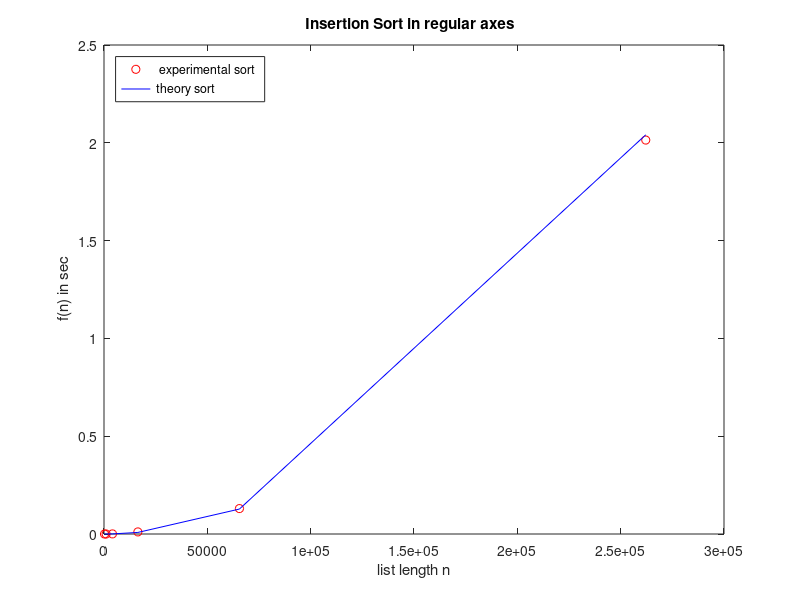
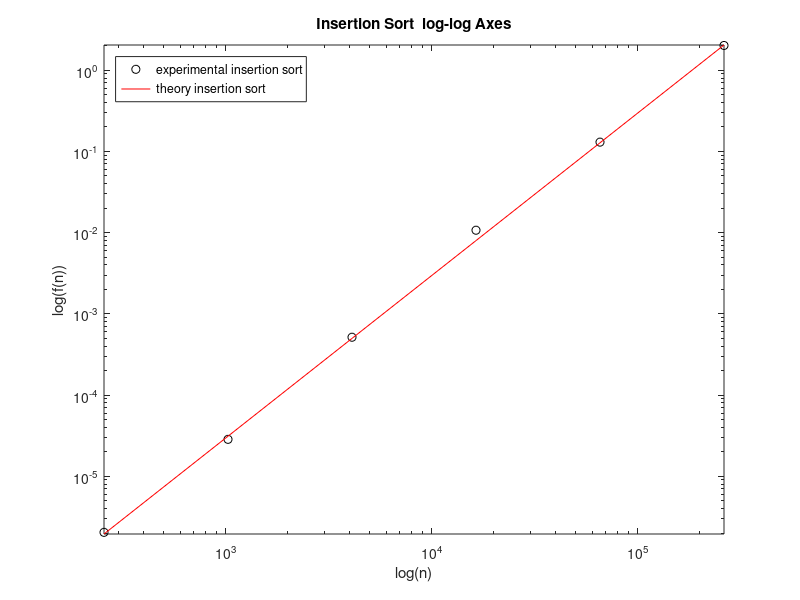

MATLAB code for these plots, in order:
%enter list sizes 
n = [256, 1024, 4096, 16384, 65536,262144];
%put experimental values for timing 
exp_time_insertion_sort = [0.00000204, 0.00002849, 0.000515, 0.0107, 0.13, 2.014];
%enter experimental C value
C_insertion_sort=0.0000000000297;  
%calculate theoretical insertion sort values
theory_insertionsort = C_insertion_sort* n.^2.;
figure(1)
clf
%plot the data
plot( n, exp_time_insertion_sort, 'ro' )

hold on

plot( n, theory_insertionsort, 'b-' )

hold off

legend( ' experimental sort  ', 'theory sort ', 'Location', 'northwest')
%set x and y axis labels and title
xlabel( ' list length n ' )
ylabel( ' f(n) in sec' )
title( 'Insertion Sort in regular axes  ' )

set( gcf, 'Color', [ 1 1 1 ] )
%figure 2 for log axes
figure(2)
clf
loglog( n, exp_time_insertion_sort, 'ko' )      
hold on   
loglog( n, theory_insertionsort, 'r-' )
hold off
%set axis label
xlabel('log(n)')
ylabel('log(f(n))')
%set axis title
title('Insertion Sort  log-log Axes')
%set axis legend

legend( 'experimental insertion sort','theory insertion sort','Location', 'northwest')

axis tight

